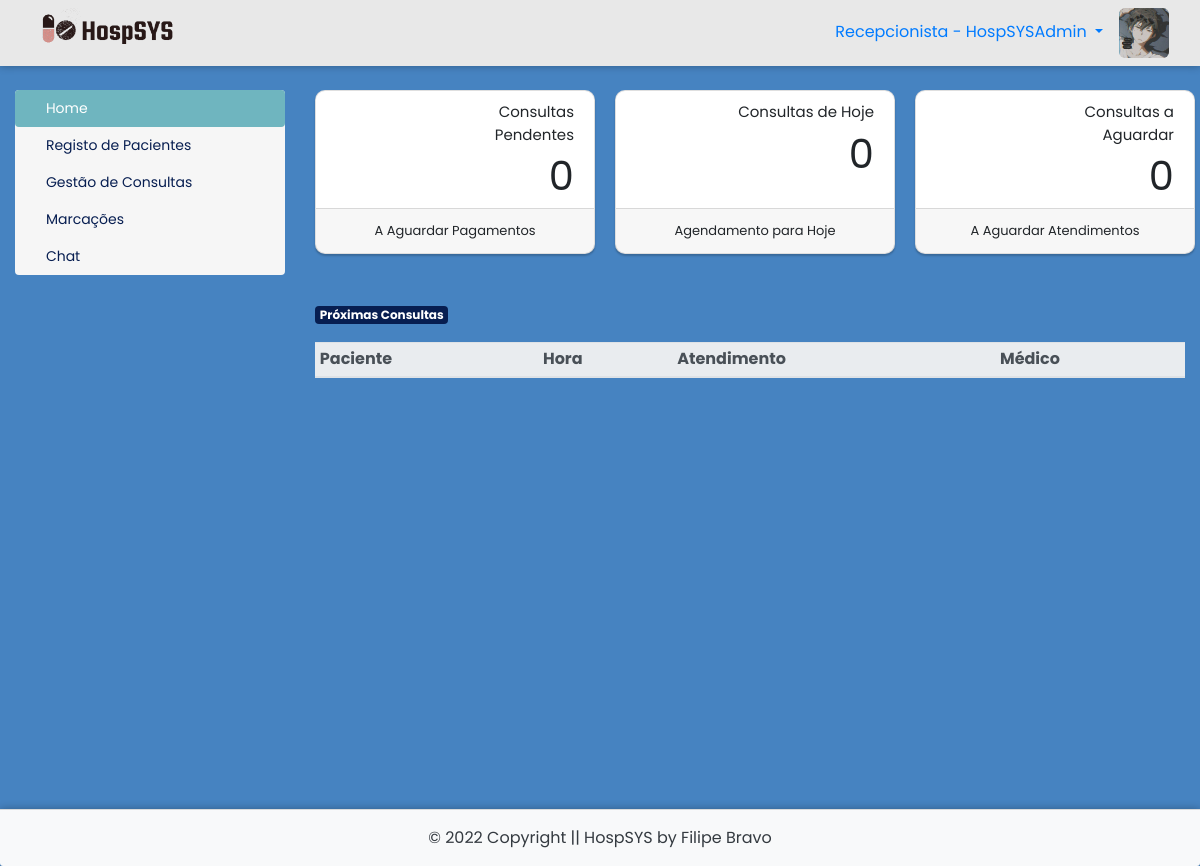
Screenshot of /painel-atend/index.php (signed in) with the database file from the repository.
### tables this page shows
CREATE TABLE `utilizadores` (
  `id` int(11) NOT NULL AUTO_INCREMENT,
  `nome` varchar(30) NOT NULL,
  `email` varchar(40) NOT NULL,
  `nif` varchar(20) NOT NULL,
  `cc` varchar(20) NOT NULL,
  `telefone` varchar(20) NOT NULL,
  `data_nascimento` date NOT NULL,
  `data_entrada` date DEFAULT NULL,
  `cedula` varchar(20) DEFAULT NULL,
  `especialidade` int(11) DEFAULT NULL,
  `consultorio` varchar(40) DEFAULT NULL,
  `password` varchar(200) DEFAULT NULL,
  `nivel` varchar(25) NOT NULL,
  `foto` varchar(150) DEFAULT NULL,
  `code` int(50) DEFAULT NULL,
  `status` varchar(30) DEFAULT NULL,
  `estado_conta` varchar(15) NOT NULL,
  PRIMARY KEY (`id`),
  KEY `especialidade` (`especialidade`),
  CONSTRAINT `utilizadores_ibfk_1` FOREIGN KEY (`especialidade`) REFERENCES `especialidades` (`id`) ON DELETE CASCADE
);

### painel-atend/index.php (the view, shortened to what this page needs)
<?php
require_once("../conexao.php");
$id_utilizador = $_SESSION['id_utilizador'];
$resultado_foto = $pdo->query("SELECT * from utilizadores where id = $id_utilizador");
$dados_foto = $resultado_foto->fetchAll(PDO::FETCH_ASSOC);
$foto = $dados_foto[0]['foto'];
$resultado_nome = $pdo->query("SELECT * from utilizadores where id = $id_utilizador");
$dados_nome = $resultado_nome->fetchAll(PDO::FETCH_ASSOC);
$nome_utilizador = $dados_nome[0]['nome'];
$item1 = 'home';
$item2 = 'pacientes';
$item3 = 'consultas';
$item4 = 'marcacoes';
$item5 = 'editar-perfil';
$item6 = 'chat';
if(@$_GET['acao'] == $item1){
	$item1ativo = 'active';
}elseif (@$_GET['acao'] == $item2) {
	$item2ativo = 'active';
}elseif (@$_GET['acao'] == $item3) {
	$item3ativo = 'active';
}elseif (@$_GET['acao'] == $item4) {
	$item4ativo = 'active';
}elseif (@$_GET['acao'] == $item6) {
	$item6ativo = 'active';
}elseif (@$_GET['acao'] == 'chat1') {
	$item6ativo = 'active';
}else{
	$item1ativo = 'active';
}
?>
<!DOCTYPE html>
<html lang="pt-pt">
<head>
	<link rel="stylesheet" href="https://stackpath.bootstrapcdn.com/bootstrap/4.4.1/css/bootstrap.min.css">
	<link rel="stylesheet" href="../CSS/painel.css">
	<link rel="stylesheet" href="../CSS/footer.css">
	<link rel="stylesheet" href="../CSS/style1.css">
 	<link rel="stylesheet" href="https://cdnjs.cloudflare.com/ajax/libs/font-awesome/5.15.2/css/all.min.css"/>
	<link rel="stylesheet" href="https://cdnjs.cloudflare.com/ajax/libs/font-awesome/5.11.2/css/all.css">
</head>
<body>
<div style="box-shadow:0px 0px 8px rgba(0, 0, 0, 0.3);">
	<nav class="navbar navbar-light bg-light">
		<div class="col-md-12">
			<img class="float-left" src="../img/logohorizontal.png">
			<div class="float-right">
				<?php echo'<img style="height: 50px; width: 50px; border-radius: 6px;" src="../img/fotos-perfil/'.$foto.'">';?>
			</div>
			<li class="float-right nav-item dropdown">
				<a class="float-right nav-link dropdown-toggle mt-1" href="#" id="navbarDropdown" role="button" data-toggle="dropdown" aria-haspopup="true" aria-expanded="false">
					Recepcionista - <?php echo $nome_utilizador; ?>
				</a>
			</li>
			</div>
	</div>
<div class="main-container">
	<div class="container-fluid mt-4">
		<div class="row">
			<div class="col-md-3 col-sm-12 mb-4">
				<div class="nav flex-column nav-pills" id="v-pills-tab" role="tablist" aria-orientation="vertical">
					<a class="nav-link <?php echo $item1ativo ?>" id="v-pills-home-tab" href="index.php?acao=<?php echo $item1 ?>" role="tab" aria-controls="v-pills-home" aria-selected="true"><i class="fas fa-home mr-1"></i>Home</a>
					<a class="nav-link <?php echo $item2ativo ?>" id="link-medicos" href="index.php?acao=<?php echo $item2 ?>" role="tab" aria-controls="v-pills-profile" aria-selected="false"><i class="fas fa-user-injured mr-1"></i>Registo de Pacientes</a>
					<a class="nav-link <?php echo $item3ativo ?>" id="v-pills-messages-tab" href="index.php?acao=<?php echo $item3 ?>" role="tab" aria-controls="v-pills-messages" aria-selected="false"><i class="fas fa-calendar-check mr-1"></i>Gestão de Consultas</a>
					<a class="nav-link <?php echo $item4ativo ?>" id="v-pills-messages-tab" href="index.php?acao=<?php echo $item4 ?>" role="tab" aria-controls="v-pills-messages" aria-selected="false"><i class="fas fa-calendar mr-1"></i>Marcações</a>
					<a class="nav-link <?php echo $item6ativo ?>" id="v-pills-messages-tab" href="index.php?acao=<?php echo $item6 ?>" role="tab" aria-controls="v-pills-messages" aria-selected="false"><i class="fas fa-comments mr-1"></i>Chat</a>
				</div>
			</div>
			<div class="col-md-9 col-sm-12">
				<div class="tab-content" id="v-pills-tabContent">
					<div class="tab-pane fade show active" role="tabpanel">
						<?php if(@$_GET['acao'] == $item1){
							include_once($item1.".php");
						}elseif (@$_GET['acao'] == $item2) {
							include_once($item2.".php");
						}elseif (@$_GET['acao'] == $item3) {
							include_once($item3.".php");
						}elseif (@$_GET['acao'] == $item4) {
							include_once($item4.".php");
						}elseif (@$_GET['acao'] == $item5) {
							include_once($item5.".php");
						}elseif (@$_GET['acao'] == $item6) {
							include_once("users.php");
						}elseif (@$_GET['acao'] == 'chat1') {
							include_once("chat.php");
						}else{
							include_once($item1.".php");
						}
						?>
					</div>
				</div>
			</div>
		</div>
	</div>
	<?php if (@$_GET['acao'] != 'chat1') { include('../footers/footer.php'); } ?>
</div>
</body>
</html>

### CSS/painel.css (style rules this page uses)
body { background-color:#4683c1; }
.navbar { background-color:#e8e8e8 !important; }
.navbar img { width:150px; }
.navbar li { list-style:none; }
.nav { background-color:#f6f6f6 !important; border-radius:4px !important; }
.nav a { color:#071e51; font-size:14px; }
.nav .active { background-color:#6fb5bf !important; }

### CSS/footer.css (style rules this page uses)
* { box-sizing: border-box; }
*:before, *:after { box-sizing: border-box; }
html, body { height: 100%; position: relative; }
.main-container { min-height: 100vh; overflow: hidden; display: block; position: relative; padding-bottom: 100px; }

### CSS/style1.css (style rules this page uses)
* { margin: 0; padding: 0; box-sizing: border-box; text-decoration: none; font-family: 'Poppins', sans-serif; }

### rows the page displays
utilizadores: foto (picture), nome "HospSYSAdmin"

### other values shown
$valor_pend "0"
$valor_hoje "0"
$valor_aguar "0"
